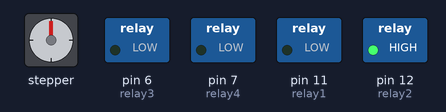
Simulated run of this sketch. Board: Arduino Uno, built with avr-gcc and run on an emulated ATmega328P. Parts: stepper motor, switched loads named in the sketch (green lamp = pin HIGH). Wiring (inferred from the names in the program): stepper motor driver (200 steps per turn assumed): step pin 5; direction pin 2. Pins used as bus, display or sensor lines are not drawn.

Above: at 0.1 s.
At 14.8 s:
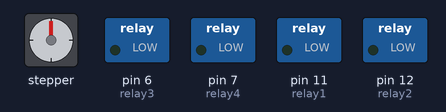
At 19.8 s:
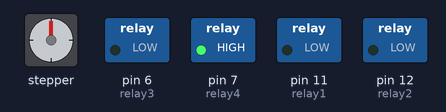
At 46.3 s:
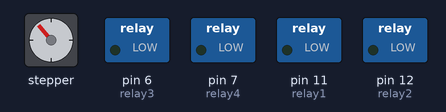
Timing chart, 0 to 47.8 s (numbered marks = the images above):
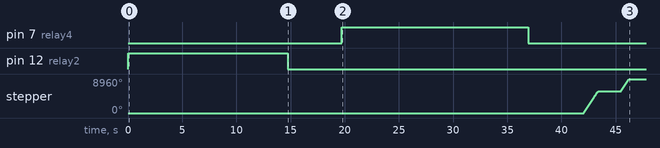

The sketch:

Combined.ino.ino
```cpp
#include <elapsedMillis.h>

//actuator horizontal => actuator_one
const int relay1 = 11;
const int relay2 = 12;

//actuator vertical => actuator_two
const int relay3 = 6;
const int relay4 = 7;

//For the stepper motor
int dirpin = 2;  //direct pin
int steppin = 5; //step pin
int control;


int func_variable1;
int func_variable2;

elapsedMillis current_time;


//Functions for actuator_one

void extendActuatorONE()
{
  //Serial.println("extendActuator");
  digitalWrite(relay1, HIGH);
  digitalWrite(relay2, LOW);
}

void retractActuatorONE()
{
  //Serial.println("retractActuator");
  digitalWrite(relay1, LOW);
  digitalWrite(relay2, HIGH);
}


void StopActuatorONE()
{
  //Serial.println("retractActuator");
  digitalWrite(relay1, LOW);
  digitalWrite(relay2, LOW);
}


void moveFixedDistanceONE(int distance)
{
  const float actuator_speed = 6.8;
  const float reqtime = distance/actuator_speed;
  const uint32_t period =  (uint32_t)(reqtime * 1000);

while (current_time < period )
   {
       extendActuatorONE();
   }

current_time = 0;
delay(25);
StopActuatorONE();

}

void moveFixedDistanceDownONE(int distance)
{
  const float actuator_speed = 6.8;
  const float reqtime = distance/actuator_speed;
  const uint32_t newperiod = (uint32_t)(reqtime * 1000);


  while(current_time < newperiod  )
   {
      retractActuatorONE();
   }

 current_time = 0;
 delay(25);
 StopActuatorONE();

}

void singleFunctionONE(int distance)
{
  //moves by a mm distance
  // Initial extension is 0.75 inches
  //Hence total extension is distance + 0.75 inches
  if( distance > 0)
  {
   moveFixedDistanceONE(distance);
  }

  if(distance < 0)
  {
    int newdistance = abs(distance);
    moveFixedDistanceDownONE(newdistance);
  }
}


//Functions for actuator_two

void extendActuatorTWO()
{
  //Serial.println("extendActuator");
  digitalWrite(relay3, HIGH);
  digitalWrite(relay4, LOW);
}

void retractActuatorTWO()
{
  //Serial.println("retractActuator");
  digitalWrite(relay3, LOW);
  digitalWrite(relay4, HIGH);
}


void StopActuatorTWO()
{
  //Serial.println("retractActuator");
  digitalWrite(relay3, LOW);
  digitalWrite(relay4, LOW);
}


void moveFixedDistanceTWO(int distance)
{
  const float actuator_speed = 4.5;
  const float reqtime = distance/actuator_speed;
  const uint32_t period =  (uint32_t)(reqtime * 1000);

while (current_time < period )
   {
       extendActuatorTWO();
   }

current_time = 0;
delay(25);
StopActuatorTWO();

}

void moveFixedDistanceDownTWO(int distance)
{
  const float actuator_speed = 4.5;
  const float reqtime = distance/actuator_speed;
  const uint32_t newperiod = (uint32_t)(reqtime * 1000);


  while(current_time < newperiod  )
   {
      retractActuatorTWO();
   }

 current_time = 0;
 delay(25);
 StopActuatorTWO();

}

void singleFunctionTWO(int distance)
{
  //moves by a mm distance
  // Initial extension is 0.75 inches
  //Hence total extension is distance + 0.75 inches
  if( distance > 0)
  {
   moveFixedDistanceTWO(distance);
  }

  if(distance < 0)
  {
    int newdistance = abs(distance);
    moveFixedDistanceDownTWO(newdistance);
  }
}

void move_by(int angle)
{

  int i;
  int degree;
  degree = angle; //DECIDE ANGLE
  double angleFactor;

  angleFactor = abs(angle) / 360.00;

  double steps;
  steps = angleFactor * 6400.00; //algorithm to count necessary steps
  //Serial.print(steps);

  if (degree < 0)
 {
  digitalWrite(dirpin, LOW);     //set the direction
  delay(100);


  for (i = 0; i < steps; i++)//iterate for x microsteps (COUNTERCLOCKWISE) (6400 = 360 degrees)
  {
    digitalWrite(steppin, LOW);
    digitalWrite(steppin, HIGH);
    delayMicroseconds(400);
  }

  digitalWrite(dirpin, HIGH);    // Change direction.
  delay(2000);

 }

  if (degree > 0)
{
  digitalWrite(dirpin, HIGH);    // Change direction.
  delay(100);


  for (i = 0; i < steps; i++)     // Iterate for 4000 microsteps (CLOCKWISE)
  {
    digitalWrite(steppin, LOW);
    digitalWrite(steppin, HIGH);
    delayMicroseconds(400);
  }

  digitalWrite(dirpin, LOW);     //change direction
  delay(2000);

  }

}


void setup()
{
  func_variable1 = 0; //control variable for first actuator
  func_variable2 = 0; //control variable for second actuator
  control = 0;

  pinMode(relay1, OUTPUT);
  pinMode(relay2, OUTPUT);
  pinMode(relay3, OUTPUT);
  pinMode(relay4, OUTPUT);

  pinMode(dirpin, OUTPUT);
  pinMode(steppin, OUTPUT);

  Serial.begin(9600);
}

void loop()
{
  // put your main code here, to run repeatedly:
  if( func_variable1 == 0)
  {
    func_variable1++ ;
    singleFunctionONE(-100);
  }

/*if( func_variable1 == 1 )
{
  func_variable1++;
  singleFunctionONE(-100);
}

if( func_variable1 == 2 )
{
  func_variable1++;
  singleFunctionONE(40);
}

if( func_variable1 == 3 )
{
  func_variable1++;
  singleFunctionONE(-20);
}*/

  delay(5000);

if( func_variable2 == 0)
  {
    func_variable2++ ;
    singleFunctionTWO(-100);
  }

/*if( func_variable2 == 1 )
{
  func_variable2++;
  singleFunctionTWO(-100);
}

if( func_variable2 == 2 )
{
  func_variable2++;
  singleFunctionTWO(40);
}

if( func_variable2 == 3 )
{
  func_variable2++;
  singleFunctionTWO(-20);
}*/

 delay(5000);

 if(control == 0)
  {
   control++;
   move_by(180) ;
  }

  if( control == 1)
  {
    control++;
    move_by(100);

  }


 delay(5000);


}
```

Measured:
- by itself, pin 7 (relay4): LOW → HIGH at 19.7 s, → LOW 17.2 s later
- by itself, pin 12 (relay2): LOW → HIGH at 0.00 s, → LOW 14.7 s later
- by itself, stepper: turns 5760° clockwise in 1.3 s, then 3200° clockwise in 0.74 s
